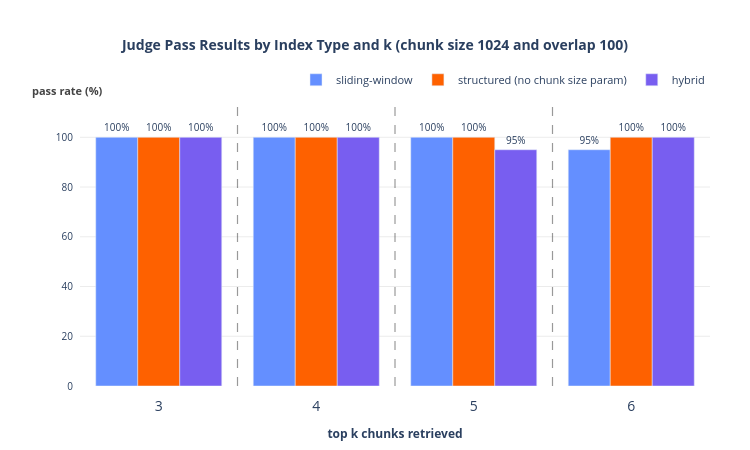
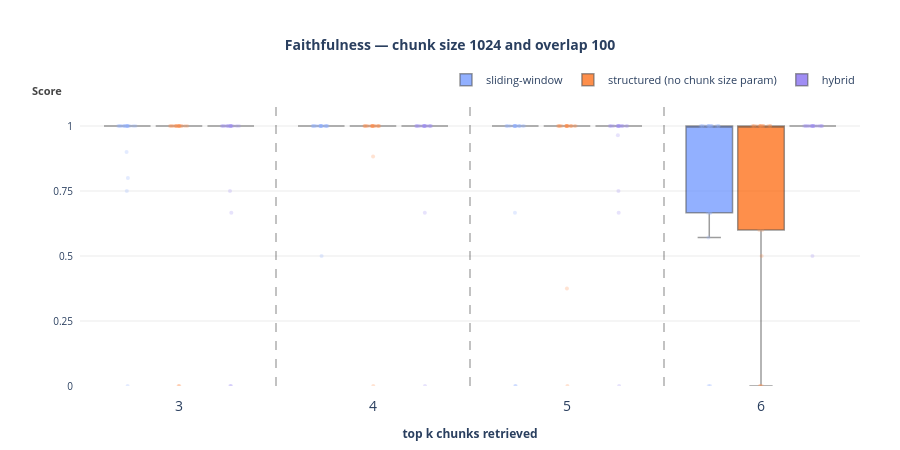

The cell these charts' notebook holds for them, in order:
### Markdown cell above
# NO ANSWARE: 1024

### Code cell
CHUNK_SIZE = 1024
OVERLAP_SIZE = 100
df    = load_all_results(chunk_size=CHUNK_SIZE, no_answare=True)
stats = pass_stats(df)
means = metric_means(df, NO_ANSWARE_METRICS)

plot_pass_rate(stats, PLOTS_NO_ANSWARE_DIR / "1024_no_answare_pass_rate.png",
               f"Judge Pass Results by Index Type and k (chunk size {CHUNK_SIZE} and overlap {OVERLAP_SIZE})", INDEX_LABELS)

for metric in NO_ANSWARE_METRICS:
    plot_single_metric_boxplot(
        df,
        PLOTS_NO_ANSWARE_DIR / f"boxplot_no_answare_{CHUNK_SIZE}_{metric}.png",
        metric,
        INDEX_LABELS,
        f"{metric.replace('_', ' ').title()} — chunk size {CHUNK_SIZE} and overlap {OVERLAP_SIZE}",
    )

# plot_metrics_lines(means, PLOTS_NO_ANSWARE_DIR / "2_metrics_lines.png", NO_ANSWARE_METRICS, INDEX_LABELS)

### Figure 1 — Plotly figure (JSON) as saved in the notebook; plotly's stock layout.template omitted (floating-point values rounded to 4 significant figures)
{"data": [{"marker": {"color": "#648FFF"}, "name": "sliding-window", "text": ["100%", "100%", "100%", "95%"], "textfont": {"size": 10}, "textposition": "outside", "type": "bar", "x": ["3", "4", "5", "6"], "y": [100.0, 100.0, 100.0, 95.0]}, {"marker": {"color": "#FE6100"}, "name": "structured (no chunk size param)", "text": ["100%", "100%", "100%", "100%"], "textfont": {"size": 10}, "textposition": "outside", "type": "bar", "x": ["3", "4", "5", "6"], "y": [100.0, 100.0, 100.0, 100.0]}, {"marker": {"color": "#785EF0"}, "name": "hybrid", "text": ["100%", "100%", "95%", "100%"], "textfont": {"size": 10}, "textposition": "outside", "type": "bar", "x": ["3", "4", "5", "6"], "y": [100.0, 100.0, 95.0, 100.0]}], "layout": {"annotations": [{"font": {"color": "#444", "size": 11}, "showarrow": false, "text": "<b>pass rate (%)</b>", "x": 0.04, "xanchor": "right", "xref": "paper", "y": 1, "yanchor": "bottom", "yref": "paper"}], "barmode": "group", "height": 450, "legend": {"font": {"size": 11}, "orientation": "h", "x": 1, "xanchor": "right", "y": 1.02, "yanchor": "bottom"}, "margin": {"b": 60, "l": 80, "r": 40, "t": 100}, "paper_bgcolor": "white", "plot_bgcolor": "white", "shapes": [{"line": {"color": "rgba(0, 0, 0, 0.40)", "dash": "dash", "width": 1.2}, "type": "line", "x0": 0.5, "x1": 0.5, "xref": "x", "y0": 0, "y1": 1, "yref": "paper"}, {"line": {"color": "rgba(0, 0, 0, 0.40)", "dash": "dash", "width": 1.2}, "type": "line", "x0": 1.5, "x1": 1.5, "xref": "x", "y0": 0, "y1": 1, "yref": "paper"}, {"line": {"color": "rgba(0, 0, 0, 0.40)", "dash": "dash", "width": 1.2}, "type": "line", "x0": 2.5, "x1": 2.5, "xref": "x", "y0": 0, "y1": 1, "yref": "paper"}], "title": {"font": {"size": 14, "weight": "bold"}, "text": "Judge Pass Results by Index Type and k (chunk size 1024 and overlap 100)", "x": 0.5, "xanchor": "center"}, "width": 750, "xaxis": {"linecolor": "rgba(0,0,0,0.5)", "linewidth": 1, "showline": false, "tickangle": 0, "tickfont": {"size": 14}, "ticklabelstandoff": 10, "title": {"font": {"size": 12}, "text": "<b>top k chunks retrieved</b>"}}, "yaxis": {"gridcolor": "rgba(0,0,0,0.08)", "gridwidth": 1, "linecolor": "rgba(0,0,0,0.5)", "linewidth": 1, "range": [0, 115], "showgrid": true, "showline": false, "tickfont": {"size": 10}, "ticklabelstandoff": 6, "tickvals": [0, 20, 40, 60, 80, 100]}}}

### Figure 2 — Plotly figure (JSON) as saved in the notebook; plotly's stock layout.template omitted (floating-point values rounded to 4 significant figures)
{"data": [{"boxmean": false, "boxpoints": "all", "fillcolor": "#648FFF", "jitter": 0.4, "legendgroup": "sliding-window", "line": {"color": "rgba(0, 0, 0, 0.55)", "width": 1.5}, "marker": {"color": "#648FFF", "line": {"width": 0}, "opacity": 0.25, "size": 4}, "name": "sliding-window", "opacity": 0.7, "pointpos": 0, "showlegend": true, "type": "box", "x": ["3", "3", "3", "3", "3", "3", "3", "3", "3", "3", "3", "3", "3", "3", "3", "3", "3", "3", "3", "3", "4", "4", "4", "4", "4", "4", "4", "4", "4", "4", "4", "4", "4", "4", "4", "4", "4", "4", "4", "4", "5", "5", "5", "5", "5", "5", "5", "5", "5", "5", "5", "5", "5", "5", "5", "5", "5", "5", "5", "5", "6", "6", "6", "6", "6", "6", "6", "6", "6", "6", "6", "6", "6", "6", "6", "6", "6", "6", "6", "6"], "y": [1, 1, 1, 1, 1, 0.9, 1, 0.75, 0, 1, 1, 1, 1, 1, 1, 1, 1, 1, 0.8, 1, 1, 1, 1, 1, 0.5, 1, 1, 1, 1, 1, 1, 1, 1, 1, 1, 1, 1, 1, 1, 1, 1, 0, 1, 1, 1, 1, 1, 1, 0, 1, 0.6667, 1, 1, 1, 1, 1, 1, 1, 1, 1, 1, 0.5714, 1, 1, 0, 1, 1, 0.6667, 1, 0, 0.6667, 1, 1, 0.6667, 1, 1, 1, 1, 1, 1]}, {"boxmean": false, "boxpoints": "all", "fillcolor": "#FE6100", "jitter": 0.4, "legendgroup": "structured (no chunk size param)", "line": {"color": "rgba(0, 0, 0, 0.55)", "width": 1.5}, "marker": {"color": "#FE6100", "line": {"width": 0}, "opacity": 0.25, "size": 4}, "name": "structured (no chunk size param)", "opacity": 0.7, "pointpos": 0, "showlegend": true, "type": "box", "x": ["3", "3", "3", "3", "3", "3", "3", "3", "3", "3", "3", "3", "3", "3", "3", "3", "3", "3", "3", "3", "4", "4", "4", "4", "4", "4", "4", "4", "4", "4", "4", "4", "4", "4", "4", "4", "4", "4", "4", "4", "5", "5", "5", "5", "5", "5", "5", "5", "5", "5", "5", "5", "5", "5", "5", "5", "5", "5", "5", "5", "6", "6", "6", "6", "6", "6", "6", "6", "6", "6", "6", "6", "6", "6", "6", "6", "6", "6", "6", "6"], "y": [1, 1, 0, 1, 1, 0, 1, 1, 1, 1, 1, 1, 1, 1, 1, 1, 1, 1, 1, 1, 1, 1, 1, 1, 1, 1, 1, 1, 0, 1, 1, 1, 1, 1, 1, 1, 1, 1, 1, 0.8824, 1, 1, 1, 1, 1, 0, 1, 1, 1, 1, 1, 1, 1, 1, 0.375, 1, 1, 1, 1, 1, 1, 0, 1, 1, 0.5, 0, 1, 0.6, 0, 1, 1, 1, 1, 0.6, 1, 1, 1, 1, 1, 1]}, {"boxmean": false, "boxpoints": "all", "fillcolor": "#785EF0", "jitter": 0.4, "legendgroup": "hybrid", "line": {"color": "rgba(0, 0, 0, 0.55)", "width": 1.5}, "marker": {"color": "#785EF0", "line": {"width": 0}, "opacity": 0.25, "size": 4}, "name": "hybrid", "opacity": 0.7, "pointpos": 0, "showlegend": true, "type": "box", "x": ["3", "3", "3", "3", "3", "3", "3", "3", "3", "3", "3", "3", "3", "3", "3", "3", "3", "3", "3", "3", "4", "4", "4", "4", "4", "4", "4", "4", "4", "4", "4", "4", "4", "4", "4", "4", "4", "4", "4", "4", "5", "5", "5", "5", "5", "5", "5", "5", "5", "5", "5", "5", "5", "5", "5", "5", "5", "5", "5", "5", "6", "6", "6", "6", "6", "6", "6", "6", "6", "6", "6", "6", "6", "6", "6", "6", "6", "6", "6", "6"], "y": [1, 1, 1, 1, 1, 0, 1, 1, 0, 1, 0.6667, 1, 1, 0.75, 1, 1, 1, 1, 1, 1, 1, 1, 1, 1, 1, 1, 1, 1, 0, 0.6667, 1, 1, 1, 1, 1, 1, 1, 1, 1, 1, 1, 1, 1, 1, 1, 1, 1, 1, 1, 0.6667, 1, 1, 0, 0.75, 1, 1, 1, 1, 1, 0.9643, 1, 1, 1, 1, 0.5, 1, 1, 1, 1, 1, 1, 1, 1, 1, 1, 1, 1, 1, 1, 1]}], "layout": {"annotations": [{"font": {"color": "#444", "size": 11}, "showarrow": false, "text": "<b>Score</b>", "x": -0.02, "xanchor": "right", "xref": "paper", "y": 1, "yanchor": "bottom", "yref": "paper"}], "boxgap": 0.2, "boxgroupgap": 0.1, "boxmode": "group", "height": 450, "legend": {"font": {"size": 11}, "orientation": "h", "x": 1, "xanchor": "right", "y": 1.02, "yanchor": "bottom"}, "margin": {"b": 60, "l": 80, "r": 40, "t": 100}, "paper_bgcolor": "white", "plot_bgcolor": "white", "shapes": [{"line": {"color": "rgba(0, 0, 0, 0.40)", "dash": "dash", "width": 1.2}, "type": "line", "x0": 0.5, "x1": 0.5, "xref": "x", "y0": 0, "y1": 1, "yref": "paper"}, {"line": {"color": "rgba(0, 0, 0, 0.40)", "dash": "dash", "width": 1.2}, "type": "line", "x0": 1.5, "x1": 1.5, "xref": "x", "y0": 0, "y1": 1, "yref": "paper"}, {"line": {"color": "rgba(0, 0, 0, 0.40)", "dash": "dash", "width": 1.2}, "type": "line", "x0": 2.5, "x1": 2.5, "xref": "x", "y0": 0, "y1": 1, "yref": "paper"}], "title": {"font": {"size": 14, "weight": "bold"}, "text": "Faithfulness — chunk size 1024 and overlap 100", "x": 0.5, "xanchor": "center"}, "width": 900, "xaxis": {"categoryarray": ["3", "4", "5", "6"], "categoryorder": "array", "linecolor": "rgba(0,0,0,0.5)", "linewidth": 1, "showline": false, "tickangle": 0, "tickfont": {"size": 14}, "ticklabelstandoff": 10, "title": {"font": {"size": 12}, "text": "<b>top k chunks retrieved</b>"}}, "yaxis": {"gridcolor": "rgba(0,0,0,0.08)", "gridwidth": 1, "linecolor": "rgba(0,0,0,0.5)", "linewidth": 1, "range": [0, 1.1], "showgrid": true, "showline": false, "tickfont": {"size": 10}, "ticklabelstandoff": 6, "tickvals": [0, 0.25, 0.5, 0.75, 1], "title": {"text": ""}}}}
